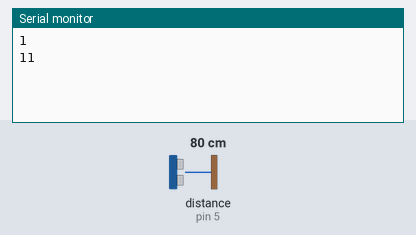
This sketch was run on a simulated Arduino Uno, built with avr-gcc and run on an emulated ATmega328P. Shown: the last lines printed to the serial monitor. Inputs (shaded band) come from the test bench; at power-on: distance to the obstacle (sensor on pin 5) 80 cm. The echo pulse lasts 58.3 µs per cm.

Above: at 1.8 s.
1.9 s: distance to the obstacle (sensor on pin 5) set to 2 cm
At 2.8 s:
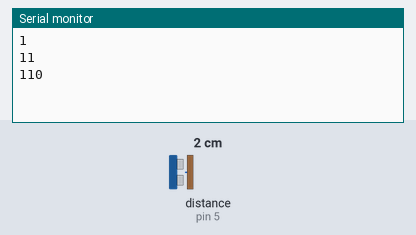
3.4 s: distance to the obstacle (sensor on pin 5) set to 9 cm
At 4.8 s:
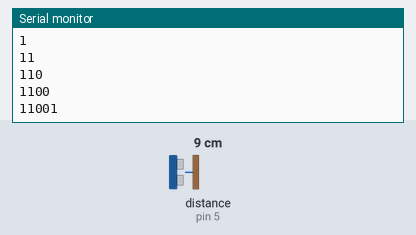
Timing chart, 0 to 6.4 s (numbered marks = the images above; inputs shaded):
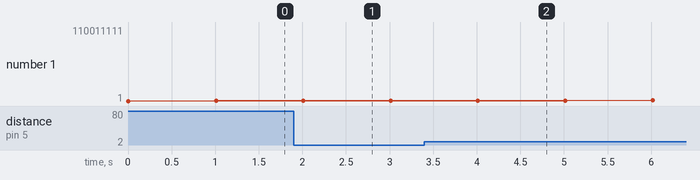

The sketch:

Proj_Sist_Emb_Ard.ino
```cpp
#include <Ultrasonic.h>

//Define os pinos para o trigger e echo
#define pino_trigger 4
#define pino_echo 5
String dados = "";

//Inicializa o sensor nos pinos definidos acima
Ultrasonic ultrasonic(pino_trigger, pino_echo);

void setup()
{
  Serial.begin(9600);
}

void loop()
{
  //Le as informacoes do sensor em cm
  float cmMsec;
  int binario;
  long microsec = ultrasonic.timing();
  cmMsec = ultrasonic.convert(microsec, Ultrasonic::CM);
  //Exibe informacoes no monitor serial
  if(cmMsec > 5){
   binario = 1;
  }else{
   binario = 0;
  }
  dados+=binario;
  Serial.println(dados);
  delay(1000);
}
```

Measured:
- after the input at 1.9 s, the serial monitor: prints a new line after 0.11 s (image 1)
- after the input at 3.4 s, the serial monitor: prints a new line after 0.61 s (image 2)
- plotted number 1: 11 → 1100 after the input at 1.9 s, 1100 → 110011111 after the input at 3.4 s
